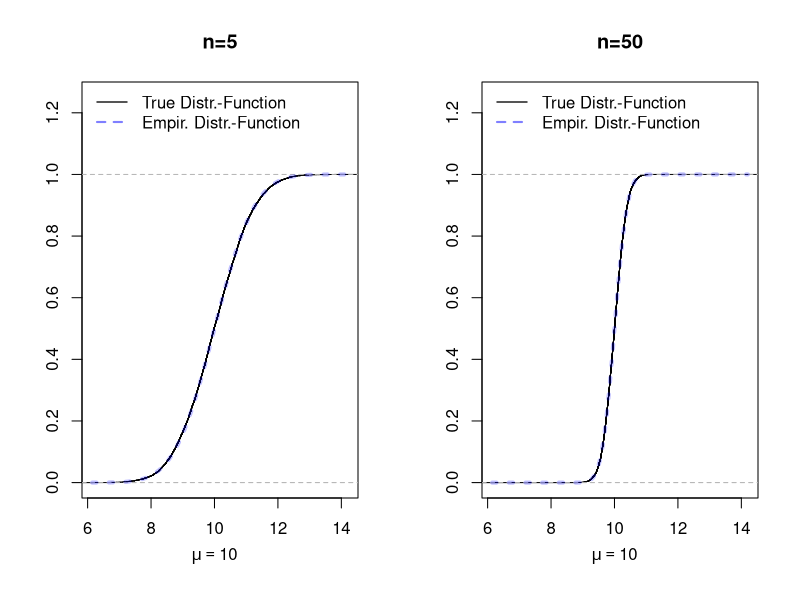
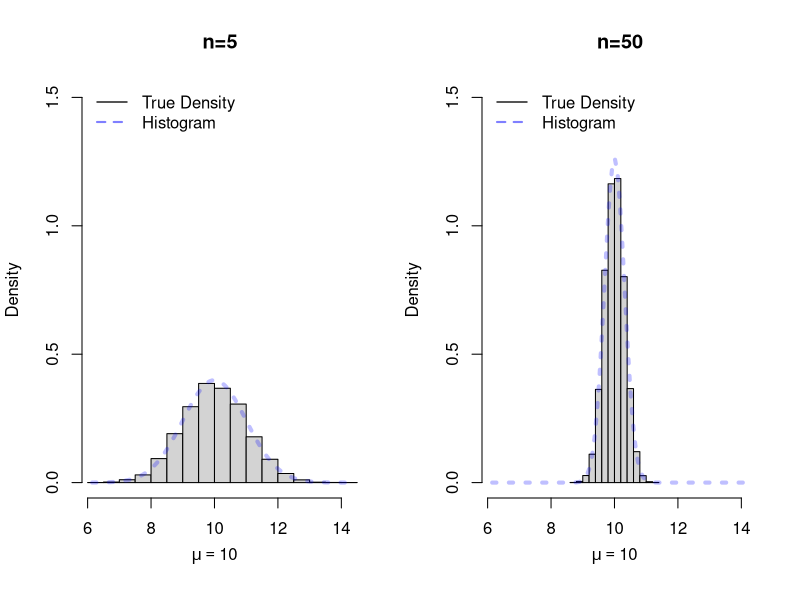

These charts were generated, in order, by the following R code:
## ---- chunk 1
## True parameter value 
mu            <- 10
## Number of Monte Carlo repetitions:
B             <- 10000
## Sequence of different sample sizes:
n_seq         <- c(5, 50)


## #############################################
## 1st Coding-Possibility: Using a for() loop ##
## #############################################

## Set seed for the random number generator to get reproducible results
set.seed(3)

# Container for the generated estimates:
estimates_mat <- matrix(NA, nrow = B, ncol = length(n_seq))

for(j in 1:length(n_seq)){
  ## select the sample size
  n <- n_seq[j]
  for(b in 1:B){
    ## generate realization of the random sample 
    X_sample <- rnorm(n = n, mean = mu, sd = sqrt(5))
    ## compute the sample mean and safe it
    estimates_mat[b,j] <- mean(X_sample)
  }
}

## ############################################
## 2nd Coding-Possibility: Using replicate() ##
## ############################################

## Set seed for the random number generator to get reproducible results
set.seed(3)

## Function that generates estimator realizations 
my_estimates_generator <- function(n){
  X_sample <- rnorm(n = n, mean = mu, sd = sqrt(5))
  ## compute the sample mean realization
  return(mean(X_sample))
}

estimates_mat <- cbind(
  replicate(B, my_estimates_generator(n = n_seq[1])),
  replicate(B, my_estimates_generator(n = n_seq[2]))
)
## ---- chunk 2
#| label: fig-ecdf
#| fig-cap: "Empirical distribution functions $\\hat{F}_{X_{n},B}$ computed from the $(B=10000)$ simulated realizations $\\bar{X}_{n,1,obs},\\dots,\\bar{X}_{n,B,obs}$ and the theoretical distribution functions for $n=5,50.$ The empirical and the theoretical distribution functions match perfectly." 
library(scales)
par(mfrow=c(1,2))
plot(ecdf(estimates_mat[,1]), main="n=5", ylab="", xlab="", col = "black", xlim = range(estimates_mat[,1]), ylim=c(0,1.25))
mtext(expression(mu==10), side = 1, at = 10, line = 2.5)
curve(pnorm(x, mean=10, sd=sqrt(5/5)), add=T, col=alpha("blue", 0.25), lty = 3, lwd=4)
legend("topleft", legend = c("True Distr.-Function", "Empir. Distr.-Function"), 
      col = c("black", alpha("blue", 0.5)), lty = c(1,2), lwd = c(1.3, 2), bty = "n")
##      
plot(ecdf(estimates_mat[,2]), main="n=50", ylab="", xlab="", col = "black",  xlim = range(estimates_mat[,1]), ylim=c(0,1.25))
mtext(expression(mu==10), side = 1, at = 10, line = 2.5)
curve(pnorm(x, mean=10, sd=sqrt(5/50)), add=T, col=alpha("blue", 0.25), lty = 3, lwd=4)
legend("topleft", legend = c("True Distr.-Function", "Empir. Distr.-Function"), 
      col = c("black", alpha("blue", 0.5)), lty = c(1,2), lwd = c(1.3, 2), bty = "n")
## ---- chunk 3
#| label: fig-histdensplots
#| fig-cap: "Histrograms of $(B=10000)$ simulated realizations $\\bar{X}_{n,1,obs},\\dots,\\bar{X}_{n,B,obs}$ and true density functions for $n=5,50.$ The empirical (simulation based) histrograms and the theoretical density functions match perfectly." 
library(scales)
par(mfrow=c(1,2))
hist(estimates_mat[,1], main="n=5", xlab="",  xlim = range(estimates_mat[,1]), prob = TRUE, ylim = c(0, 1.5))
mtext(expression(mu==10), side = 1, at = 10, line = 2.5)
curve(dnorm(x, mean=10, sd=sqrt(5/5)), add=T, col=alpha("blue", 0.25), lty = 3, lwd=4)
legend("topleft", legend = c("True Density", "Histogram"), 
      col = c("black", alpha("blue", 0.5)), lty = c(1,2), lwd = c(1.3, 2), bty = "n")
hist(estimates_mat[,2], main="n=50", xlab="", xlim = range(estimates_mat[,1]), prob = TRUE, ylim = c(0, 1.5))
mtext(expression(mu==10), side = 1, at = 10, line = 2.5)
curve(dnorm(x, mean=10, sd=sqrt(5/50)), add=T, col=alpha("blue", 0.25), lty = 3, lwd=4)
legend("topleft", legend = c("True Density", "Histogram"), 
      col = c("black", alpha("blue", 0.5)), lty = c(1,2), lwd = c(1.3, 2), bty = "n")
## ---- chunk 4
## Set seed for the random number generator to get reproducible results
set.seed(3)
## True parameter value ('theta' here 'mu')
mu            <- 10
## Number of Monte Carlo repetitions:
B             <- 10000
## Sequence of different sample sizes:
n_seq         <- c(5, 15, 50)

## Function that generates estimator realizations 
my_estimates_generator <- function(n){
  X_sample <- rnorm(n = n, mean = mu, sd = sqrt(5))
  ## compute the sample mean realization
  return(mean(X_sample))
}

estimates_mat <- cbind(
  replicate(B, my_estimates_generator(n = n_seq[1])),
  replicate(B, my_estimates_generator(n = n_seq[2])),
  replicate(B, my_estimates_generator(n = n_seq[3]))
)

## Bias of the sample mean for different sample sizes n
MC_Bias_n_seq <- apply(estimates_mat, 2, mean) - mu

## Variance of the sample mean for different sample sizes n
MC_Var_n_seq  <- apply(estimates_mat, 2, var)

## Mean squared error of the sample mean for different sample sizes n
MC_MSE_n_seq  <- apply(estimates_mat, 2, function(x){mean((x - mu)^2)})
## ---- chunk 5
#| label: tbl-mcbvmse
#| tbl-cap: Monte Carlo approximations for the true bias, true variance, and true mean squared error of sample mean.
suppressPackageStartupMessages(library("kableExtra"))
suppressPackageStartupMessages(library("tidyverse"))

MCResults <- tibble(
  "n"                  = n_seq,
  "Bias (MC-Sim) "     = round(MC_Bias_n_seq, 3),
  "Variance (MC-Sim)"  = round(MC_Var_n_seq,  2),
  "MSE (MC-Sim) "      = round(MC_MSE_n_seq,  2))
           
MCResults %>% kbl() %>%  kable_styling()
## ---- chunk 6
#| label: tbl-truebvmse
#| tbl-cap: True bias, true variance, and true mean squared error of sample mean. (Only computable in simple special cases.)
suppressPackageStartupMessages(library("kableExtra"))
suppressPackageStartupMessages(library("tidyverse"))

MCResults <- tibble(
  "n"        = n_seq,
  "Bias (true) "     = rep(0, 3),
  "Variance (true)"  = round(5/n_seq, 2),
  "MSE (true) "      = round(5/n_seq, 2))
           
MCResults %>% kbl() %>%  kable_styling()
